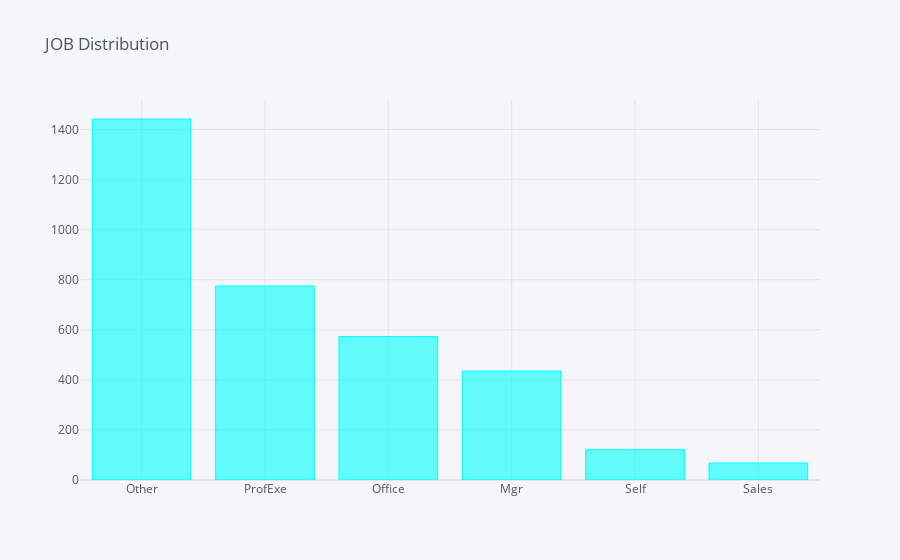
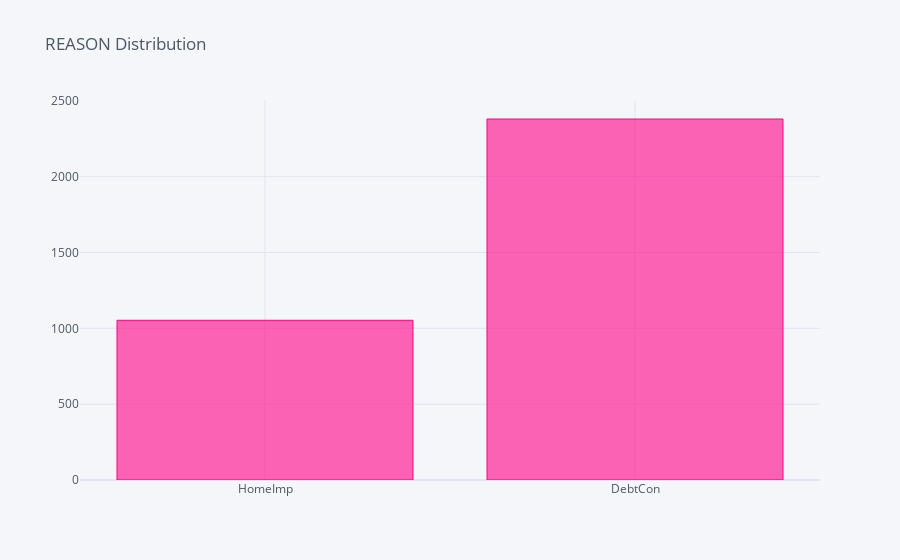

The cell these charts' notebook holds for them, in order:
### Code cell
colors = ["cyan","pink"]
for i,col in enumerate(Cats):    
    Train[col].value_counts().sort_values(ascending = bool(i)).iplot(kind='bar',title = f"{col} Distribution",color = colors[i], filename='bar-subplots')

### Figure 1 — Plotly figure (JSON) as saved in the notebook; plotly's stock layout.template omitted (floating-point values rounded to 4 significant figures)
{"data": [{"marker": {"color": "rgba(0, 255, 255, 0.6)", "line": {"color": "rgba(0, 255, 255, 1.0)", "width": 1}}, "name": "JOB", "orientation": "v", "text": "", "type": "bar", "x": ["Other", "ProfExe", "Office", "Mgr", "Self", "Sales"], "y": [1442, 775, 573, 435, 121, 68]}], "layout": {"autosize": true, "legend": {"bgcolor": "#F5F6F9", "font": {"color": "#4D5663"}}, "paper_bgcolor": "#F5F6F9", "plot_bgcolor": "#F5F6F9", "title": {"font": {"color": "#4D5663"}, "text": "JOB Distribution"}, "xaxis": {"autorange": true, "gridcolor": "#E1E5ED", "range": [-0.5, 5.5], "showgrid": true, "tickfont": {"color": "#4D5663"}, "title": {"font": {"color": "#4D5663"}, "text": ""}, "type": "category", "zerolinecolor": "#E1E5ED"}, "yaxis": {"autorange": true, "gridcolor": "#E1E5ED", "range": [0, 1518.0], "showgrid": true, "tickfont": {"color": "#4D5663"}, "title": {"font": {"color": "#4D5663"}, "text": ""}, "type": "linear", "zerolinecolor": "#E1E5ED"}}}

### Figure 2 — Plotly figure (JSON) as saved in the notebook; plotly's stock layout.template omitted (floating-point values rounded to 4 significant figures)
{"data": [{"marker": {"color": "rgba(255, 0, 136, 0.6)", "line": {"color": "rgba(255, 0, 136, 1.0)", "width": 1}}, "name": "REASON", "orientation": "v", "text": "", "type": "bar", "x": ["HomeImp", "DebtCon"], "y": [1053, 2380]}], "layout": {"autosize": true, "legend": {"bgcolor": "#F5F6F9", "font": {"color": "#4D5663"}}, "paper_bgcolor": "#F5F6F9", "plot_bgcolor": "#F5F6F9", "title": {"font": {"color": "#4D5663"}, "text": "REASON Distribution"}, "xaxis": {"autorange": true, "gridcolor": "#E1E5ED", "range": [-0.5, 1.5], "showgrid": true, "tickfont": {"color": "#4D5663"}, "title": {"font": {"color": "#4D5663"}, "text": ""}, "type": "category", "zerolinecolor": "#E1E5ED"}, "yaxis": {"autorange": true, "gridcolor": "#E1E5ED", "range": [0, 2505.0], "showgrid": true, "tickfont": {"color": "#4D5663"}, "title": {"font": {"color": "#4D5663"}, "text": ""}, "type": "linear", "zerolinecolor": "#E1E5ED"}}}
